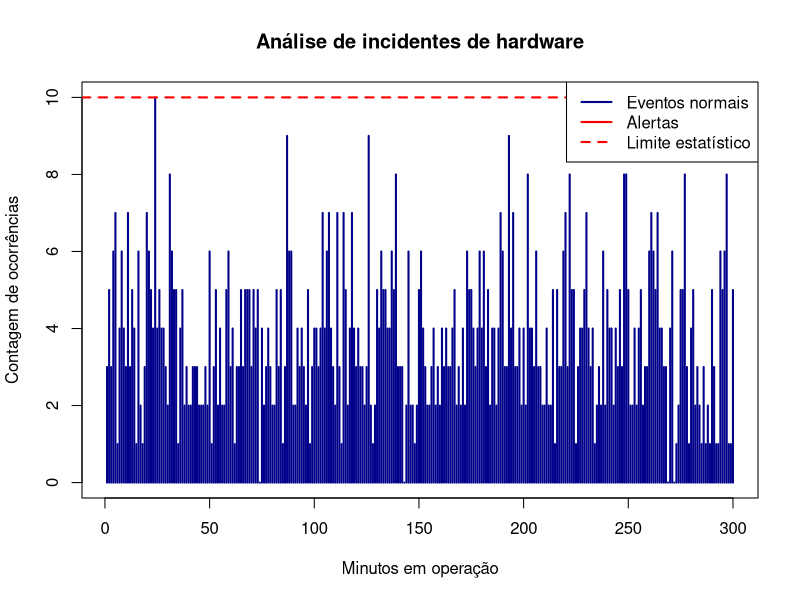

The R script that drew this image:

lambda_estimado <- 3.8

dias_no_mes <- 30
minutos_por_dia <- 24 * 60
minutos_no_mes <- dias_no_mes * minutos_por_dia

# simulação de ocorrências

set.seed(123)

simulacao_mensal <- rpois(
  n = minutos_no_mes,
  lambda = lambda_estimado
)

#histórico

historico_hardware <- data.frame(
  Minuto = 1:minutos_no_mes,
  Eventos = simulacao_mensal
)

limite_alerta <- ceiling(
  lambda_estimado + 3 * sqrt(lambda_estimado)
)

historico_hardware$Status <- ifelse(
  historico_hardware$Eventos > limite_alerta,
  "ALERTA (Sobrecarga)",
  "Normal"
)

# qtd alertas
quantidade_alertas <- sum(
  historico_hardware$Status == "ALERTA (Sobrecarga)"
)
percentual_alertas <- (
  quantidade_alertas / minutos_no_mes
) * 100

cat("---- sumário ----\n")

cat("Média de eventos por minuto:", lambda_estimado, "\n")
cat("Limite estatístico de alerta:", limite_alerta, "\n")
cat("Total de minutos simulados:", minutos_no_mes, "\n")
cat("Quantidade de alertas:", quantidade_alertas, "\n")

cat(
  "Percentual de alertas:",
  round(percentual_alertas, 2),
  "%\n"
)

# seleciona os primeiros 300 minutos para o gráfico

amostra_grafico <- historico_hardware[1:300, ]



plot(
  amostra_grafico$Minuto,
  amostra_grafico$Eventos,
  type = "h",
  col = ifelse(
    amostra_grafico$Status == "ALERTA (Sobrecarga)",
    "red",
    "darkblue"
  ),
  lwd = 2,
  main = "Análise de incidentes de hardware",
  xlab = "Minutos em operação",
  ylab = "Contagem de ocorrências"
)

# limite
abline(
  h = limite_alerta,
  col = "red",
  lty = "dashed",
  lwd = 2
)

legend(
  "topright",
  legend = c("Eventos normais", "Alertas", "Limite estatístico"),
  col = c("darkblue", "red", "red"),
  lty = c(1, 1, 2),
  lwd = 2
)
